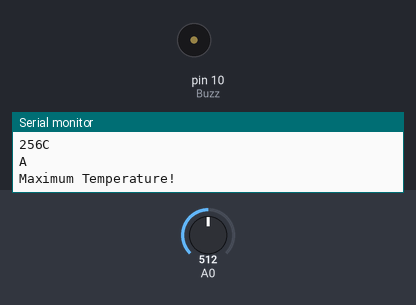
The sketch below on a simulated Arduino Uno, built with avr-gcc and run on an emulated ATmega328P. Shown: buzzer (waves = sounding), the last lines printed to the serial monitor. The inputs (shaded band) are chosen by the test bench; at power-on: A0 = 512.

Above: at 2.2 s.
2.3 s: A0 set to 122
At 3.3 s:
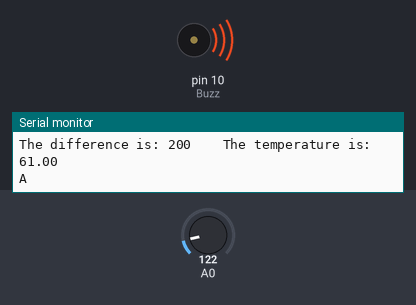
5.0 s: A0 set to 102
At 6.4 s:
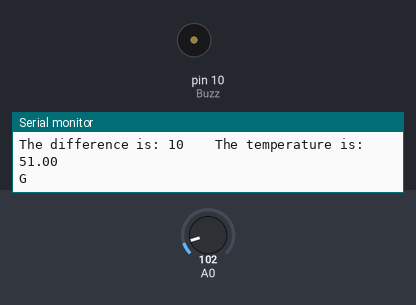
Timing chart, 0 to 8.0 s (numbered marks = the images above; inputs shaded):
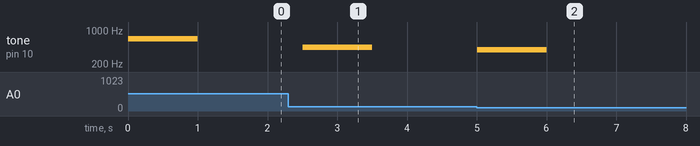

The sketch:

TemperatureSonification.ino
```cpp
int frequencies[] = {262, 294, 330, 349, 392, 440, 493, 523, 587, 659};
const int Buzz = 10;
int newValue;
int sensorValue;
int Temp;
int rounded;

 void buzz(int Temp){
  if (Temp <= 10){
    tone(Buzz,frequencies[0]);
    Serial.println("C");
  }
   if ((Temp >= 11)&&(Temp <= 20) ){
    tone(Buzz,frequencies[1]);
    Serial.println("D");
  }
  if ((Temp >= 21)&&(Temp <= 30) ){
    tone(Buzz,frequencies[2]);
    Serial.println("E");
  }
  if ((Temp >= 31)&&(Temp <= 40) ){
    tone(Buzz,frequencies[3]);
    Serial.println("F");
  }
  if ((Temp >= 41)&&(Temp <= 50) ){
    tone(Buzz,frequencies[4]);
    Serial.println("G");
  }
  if ((Temp >= 51)&&(Temp <= 60) ){
    tone(Buzz,frequencies[5]);
    Serial.println("A");
  }
  if ((Temp >= 61)&&(Temp <= 70) ){
    tone(Buzz,frequencies[6]);
    Serial.println("B");
  }
  if ((Temp >= 71)&&(Temp <= 80) ){
    tone(Buzz,frequencies[7]);
    Serial.println("C2");
  }
  if ((Temp >= 81)&&(Temp <= 90) ){
    tone(Buzz,frequencies[8]);
    Serial.println("B2");
  }
  if (Temp >= 91){
    tone(Buzz,frequencies[9]);
    Serial.println("A ");
    Serial.println("Maximum Temperature!");
  }

  }


void setup() {
  Serial.begin(9600);
  int sensorValue = (analogRead(A0))*.5;
  Serial.println("Initial Read: ");
  Serial.print(sensorValue);
  Serial.println("C");
  buzz(sensorValue);
  delay(1000);
  noTone(Buzz);
}


void loop() {

  int sensorValue = (analogRead(A0))*.5;
  rounded = 10* round(sensorValue/10.0);
  sensorValue = rounded;
  delay(1500);
  int newValue = (analogRead(A0))*.5;
  rounded = 10* round(newValue/10.0);
  newValue = rounded;
  int difference = newValue - sensorValue;
  difference = abs(difference);
  Serial.print("The difference is: ");
  Serial.print(difference);
  Serial.print("    The temperature is: ");
  Serial.println((analogRead(A0))*.5);
  if (difference >= 10){
    buzz(newValue);
    delay(1000);
    noTone(Buzz);

  }


}
```

Measured:
- the behaviour switches between 110 and 109 on A0 (found by bisection; images 1 and 2)
- after the input at 2.3 s, tone on pin 10 (Buzz): silent → 440 Hz after 0.20 s, → silent 1.0 s later
- after the input at 5.0 s, tone on pin 10 (Buzz): silent → 392 Hz at once, → silent 1.0 s later
